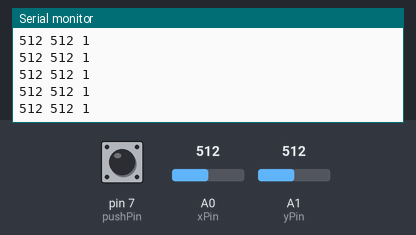
The sketch below on a simulated Arduino Uno, built with avr-gcc and run on an emulated ATmega328P. On the bench: the last lines printed to the serial monitor. Inputs (shaded band) come from the test bench; at power-on: A1 (yPin) = 512, A0 (xPin) = 512, pin 7 (pushPin) HIGH.

Above: at 4.2 s.
4.3 s: A1 (yPin) set to 981
At 5.2 s:
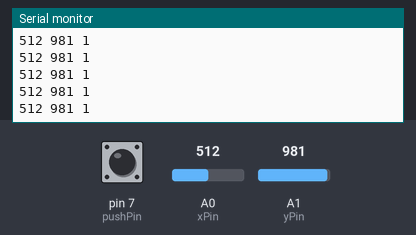
7.3 s: A1 (yPin) set to 1010
At 8.1 s:
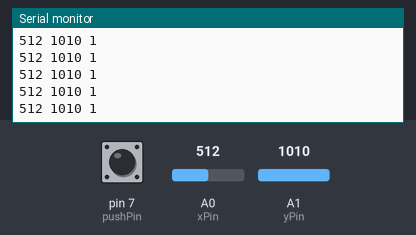
11.9 s: A0 (xPin) set to 109
At 12.4 s:
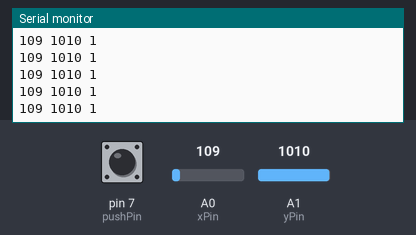
14.9 s: A0 (xPin) set to 93
At 15.6 s:
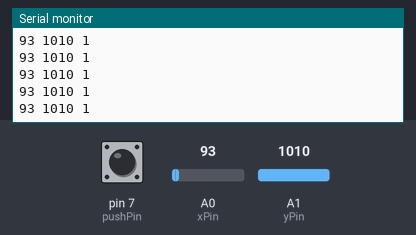
Timing chart, 0 to 17.4 s (numbered marks = the images above; inputs shaded):
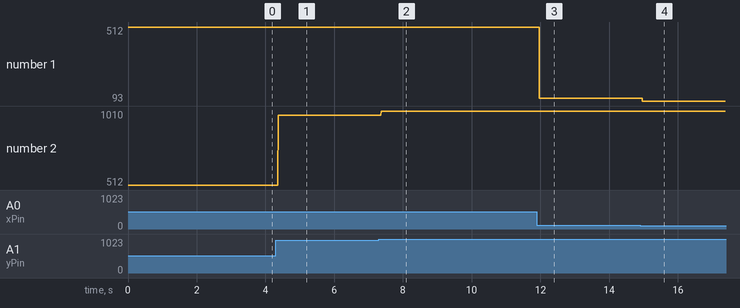

Measured:
- after the input at 4.3 s, the serial monitor: prints a new line after 0.07 s (image 1)
- after the input at 7.3 s, the serial monitor: prints a new line after 0.07 s (image 2)
- after the input at 11.9 s, the serial monitor: prints a new line after 0.07 s (image 3)
- after the input at 14.9 s, the serial monitor: prints a new line after 0.07 s (image 4)
- plotted number 1: 512 → 109 after the input at 11.9 s, 109 → 93 after the input at 14.9 s
- plotted number 2: 512 → 981 after the input at 4.3 s, 981 → 1010 after the input at 7.3 s

The sketch:

osproject.ino.ino
```cpp
int pushPin = 7;
int xPin = 0;
int yPin = 1;
int xMove = 0;
int yMove = 0;
int valPush = HIGH;
int valX = 0;
int valY = 0;
void setup()
{
  pinMode(pushPin,INPUT);
  Serial.begin(9600);
  digitalWrite(pushPin,HIGH);
}

void loop()
{
  valX = analogRead(xPin);
  valY = analogRead(yPin);
  valPush = digitalRead(pushPin);

  Serial.println(String(valX) + " " + String(valY) + " " + valPush);
}
```
